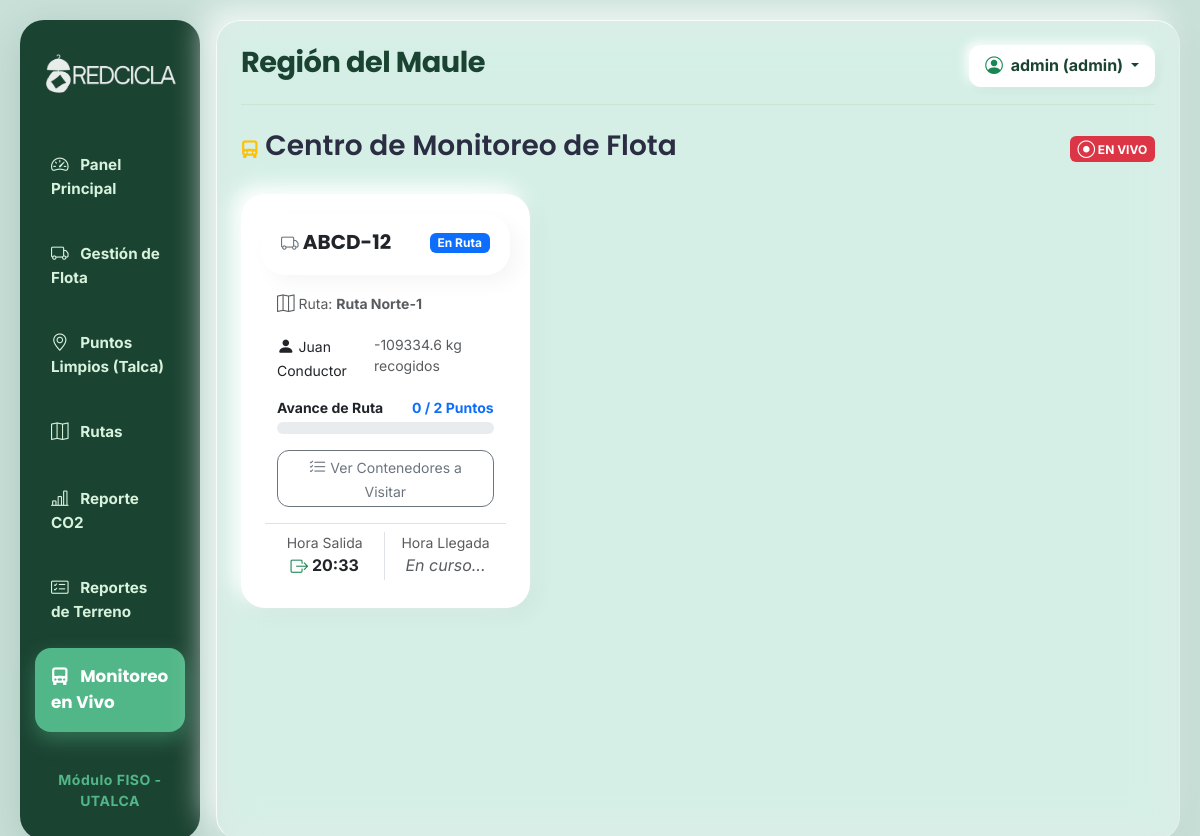
/monitoreo (signed in), run on an earlier commit of the app's database.
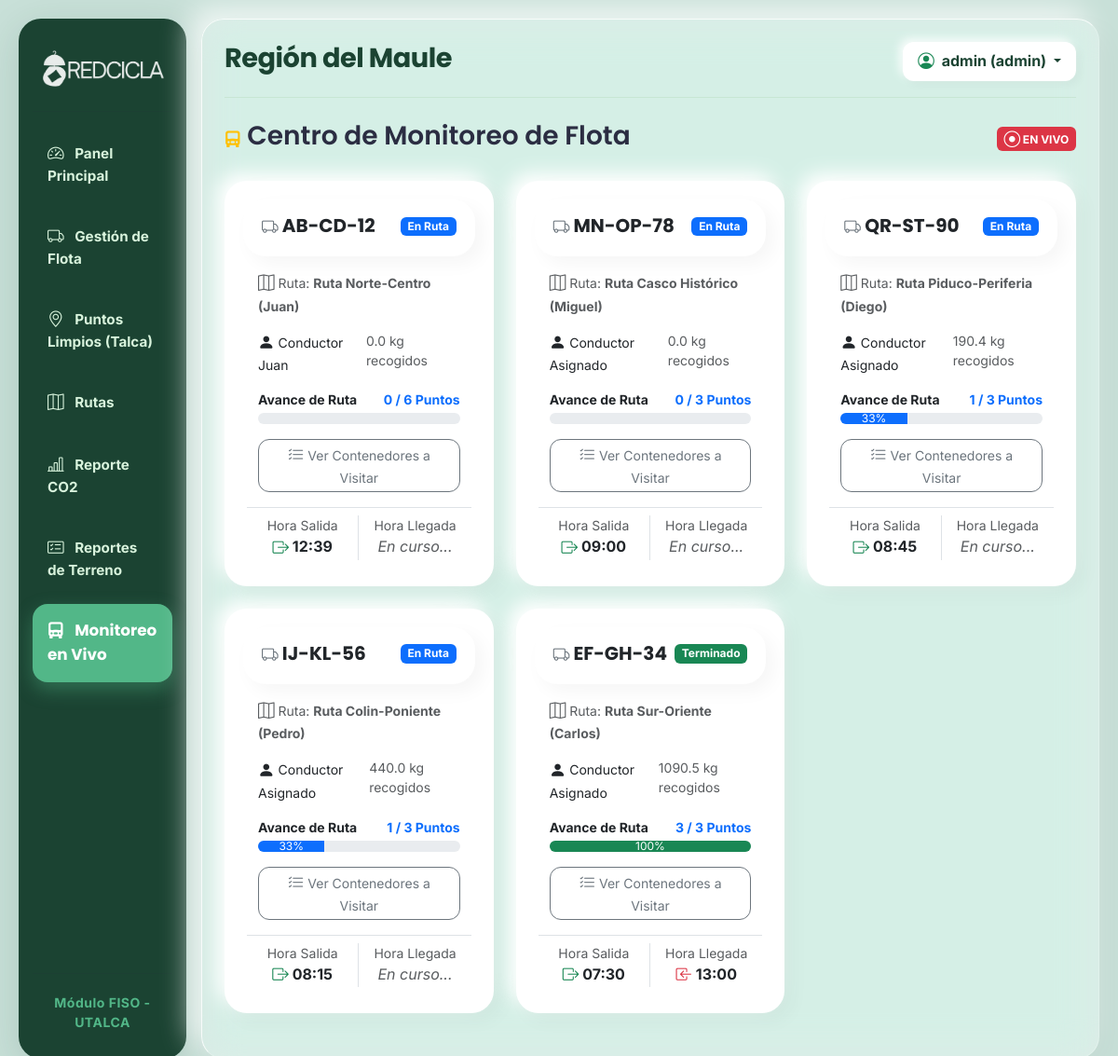
And on a later commit of the database.
### tables this page shows
CREATE TABLE rutas_activas (
        id INTEGER PRIMARY KEY AUTOINCREMENT, ruta_id INTEGER, camion_id INTEGER, conductor_id INTEGER, ayudante_id INTEGER,
        fecha_inicio TEXT NOT NULL, fecha_fin TEXT, pesaje_calculado REAL, pesaje_final REAL,
        FOREIGN KEY(ruta_id) REFERENCES rutas(id), FOREIGN KEY(camion_id) REFERENCES camiones(id),
        FOREIGN KEY(conductor_id) REFERENCES empleados(id), FOREIGN KEY(ayudante_id) REFERENCES empleados(id));

CREATE TABLE camiones (
        id INTEGER PRIMARY KEY AUTOINCREMENT, patente TEXT UNIQUE NOT NULL, capacidad_carga REAL,
        ultima_revision TEXT, estado INTEGER DEFAULT 1, alerta INTEGER DEFAULT 0);

CREATE TABLE rutas (id INTEGER PRIMARY KEY AUTOINCREMENT, zona_id INTEGER, nombre TEXT NOT NULL, FOREIGN KEY(zona_id) REFERENCES zonas(id));

### main.py (the view)
@app.route('/monitoreo')
def monitoreo_rutas():
    if 'usuario_nombre' not in session:
        return redirect(url_for('login'))
    conexion = sqlite3.connect(DB_PATH)
    cursor = conexion.cursor()
    cursor.execute('''
        SELECT
            ra.id,
            c.patente,
            c.capacidad_carga,
            COALESCE(cond.nombre_completo, 'Conductor Asignado') AS conductor,
            r.nombre AS ruta_nombre,
            ra.fecha_inicio,
            ra.fecha_fin,
            ra.ruta_id
        FROM rutas_activas ra
        LEFT JOIN camiones c ON ra.camion_id = c.id
        LEFT JOIN empleados cond ON ra.conductor_id = cond.id
        LEFT JOIN rutas r ON ra.ruta_id = r.id
        ORDER BY ra.fecha_inicio DESC
    ''')
    viajes_db = cursor.fetchall()
    viajes_procesados = []
    for v in viajes_db:
        ruta_activa_id = v[0]
        ruta_id = v[7]
        cursor.execute("SELECT SUM(cantidad_retirada) FROM registros_retiro WHERE ruta_activa_id = ? AND estado = 'Completado'", (ruta_activa_id,))
        recolectado = cursor.fetchone()[0]
        if recolectado is None: recolectado = 0.0
        cursor.execute('''
            SELECT p.id, p.direccion,
                   (SELECT estado FROM registros_retiro WHERE ruta_activa_id = ? AND punto_id = p.id ORDER BY id DESC LIMIT 1) as estado_retiro
            FROM puntos_reciclaje p
            WHERE p.ruta_id = ? AND p.estado = 1
        ''', (ruta_activa_id, ruta_id))
        puntos_db = cursor.fetchall()
        detalle_puntos = []
        puntos_completados = 0
        total_puntos = len(puntos_db)
        for p in puntos_db:
            estado_punto = p[2]
            if estado_punto == 'Completado':
                puntos_completados += 1
            detalle_puntos.append({
                "direccion": p[1],
                "estado": estado_punto
            })
        porcentaje = 0
        if total_puntos > 0:
            porcentaje = int((puntos_completados / total_puntos) * 100)
        viajes_procesados.append({
            "id": v[0], "patente": v[1], "capacidad": v[2], "conductor": v[3],
            "ruta": v[4], "inicio": v[5], "fin": v[6],
            "recolectado": round(recolectado, 1),
            "porcentaje": porcentaje,
            "puntos_completados": puntos_completados,
            "total_puntos": total_puntos,
            "detalle_puntos": detalle_puntos
        })
    conexion.close()
    return render_template('monitoreo.html', viajes=viajes_procesados)

### templates/monitoreo.html (shortened to what this page needs)
{% extends 'base.html' %}
{% block content %}
<div class="d-flex justify-content-between align-items-center mb-4">
    <h3><i class="bi bi-truck-front-fill text-warning"></i> Centro de Monitoreo de Flota</h3>
    <span class="badge bg-danger pulse-animation"><i class="bi bi-record-circle"></i> EN VIVO</span>
</div>
<div class="row">
    {% for viaje in viajes %}
    <div class="col-md-6 col-lg-4 mb-4">
        <div class="card border-0 shadow-sm h-100">
            <div class="card-header bg-white d-flex justify-content-between align-items-center border-bottom-0 pt-3">
                <h5 class="mb-0 fw-bold"><i class="bi bi-truck text-secondary"></i> {{ viaje.patente }}</h5>
                {% if viaje.fin %}
                    <span class="badge bg-success">Terminado</span>
                {% else %}
                    <span class="badge bg-primary">En Ruta</span>
                {% endif %}
            </div>
            <div class="card-body pb-2">
                <p class="text-muted small mb-3"><i class="bi bi-map"></i> Ruta: <strong>{{ viaje.ruta }}</strong></p>
                <div class="d-flex justify-content-between mb-1 small">
                    <span><i class="bi bi-person-fill"></i> {{ viaje.conductor }}</span>
                    <span class="text-muted">{{ viaje.recolectado }} kg recogidos</span>
                </div>
                <div class="d-flex justify-content-between mb-1 mt-3 small fw-bold">
                    <span>Avance de Ruta</span>
                    <span class="text-primary">{{ viaje.puntos_completados }} / {{ viaje.total_puntos }} Puntos</span>
                </div>
                <div class="progress mb-3" style="height: 12px;">
                    <div class="progress-bar {% if viaje.porcentaje == 100 %}bg-success{% else %}bg-primary{% endif %}"
                         role="progressbar" style="width: {{ viaje.porcentaje }}%;">
                         {{ viaje.porcentaje }}%
                    </div>
                </div>
                <button class="btn btn-sm btn-outline-secondary w-100 mb-3" type="button" data-bs-toggle="collapse" data-bs-target="#collapsePuntos{{ viaje.id }}">
                    <i class="bi bi-list-check"></i> Ver Contenedores a Visitar
                </button>
                <div class="row text-center border-top pt-2">
                    <div class="col-6 border-end">
                        <small class="text-muted d-block">Hora Salida</small>
                        <span class="fw-bold"><i class="bi bi-box-arrow-right text-success"></i> {{ viaje.inicio[-5:] }}</span>
                    </div>
                    <div class="col-6">
                        <small class="text-muted d-block">Hora Llegada</small>
                        {% if viaje.fin %}
                            <span class="fw-bold"><i class="bi bi-box-arrow-in-left text-danger"></i> {{ viaje.fin[-5:] }}</span>
                        {% else %}
                            <span class="text-muted fst-italic">En curso...</span>
                        {% endif %}
                    </div>
                </div>
            </div>
        </div>
    </div>
    {% else %}
    <div class="col-12 text-center py-5">
        <i class="bi bi-moon-stars text-muted" style="font-size: 3rem;"></i>
        <h5 class="text-muted mt-3">No hay camiones en la calle en este momento.</h5>
    </div>
    {% endfor %}
</div>
{% endblock %}

What changed in the data, as far as the page shows it:
removed rutas_activas: patente "ABCD-12", shows "En Ruta", ruta "Ruta Norte-1", conductor "Juan Conductor", recolectado "-109334.6", puntos_completados "0", total_puntos "2", fecha_inicio "20:33", shows "En curso..."
added rutas_activas: patente "AB-CD-12", shows "En Ruta", ruta "Ruta Norte-Centro (Juan)", conductor "Conductor Juan", recolectado "0.0", puntos_completados "0", total_puntos "6", fecha_inicio "12:39", shows "En curso..."
added rutas_activas: patente "MN-OP-78", shows "En Ruta", ruta "Ruta Casco Histórico (Miguel)", conductor "Conductor Asignado", recolectado "0.0", puntos_completados "0", total_puntos "3", fecha_inicio "09:00", shows "En curso..."
added rutas_activas: patente "QR-ST-90", shows "En Ruta", ruta "Ruta Piduco-Periferia (Diego)", conductor "Conductor Asignado", recolectado "190.4", puntos_completados "1", total_puntos "3", porcentaje "33", fecha_inicio "08:45", shows "En curso..."
added rutas_activas: patente "IJ-KL-56", shows "En Ruta", ruta "Ruta Colin-Poniente (Pedro)", conductor "Conductor Asignado", recolectado "440.0", puntos_completados "1", total_puntos "3", porcentaje "33", fecha_inicio "08:15", shows "En curso..."
added rutas_activas: patente "EF-GH-34", shows "Terminado", ruta "Ruta Sur-Oriente (Carlos)", conductor "Conductor Asignado", recolectado "1090.5", puntos_completados "3", total_puntos "3", porcentaje "100", fecha_inicio "07:30", fecha_fin "13:00"
